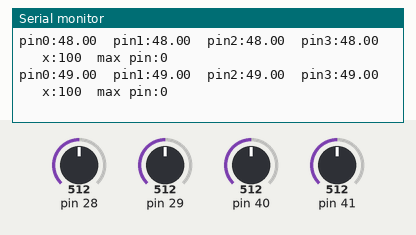
Recording of a sketch running on a simulated Teensy 4. On the bench: the last lines printed to the serial monitor. The test bench sets the inputs (shaded band); at power-on: pin 28 = 512, pin 29 = 512, pin 40 = 512, pin 41 = 512.

Above: at 1.2 s.
1.3 s: pin 28 set to 716
At 1.46 s:
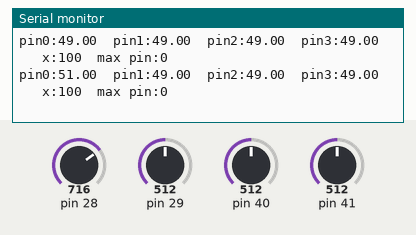
2.8 s: pin 29 set to 716
At 2.93 s:
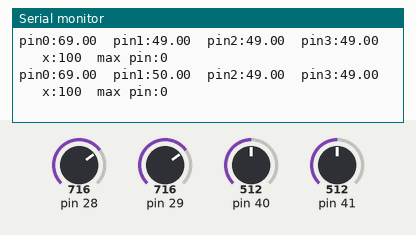
4.3 s: pin 40 set to 716
At 4.41 s:
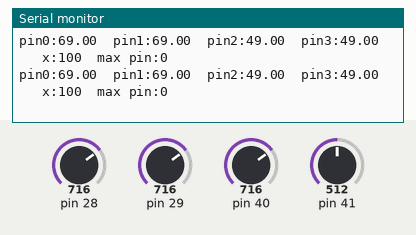
5.8 s: pin 41 set to 716
At 5.88 s:
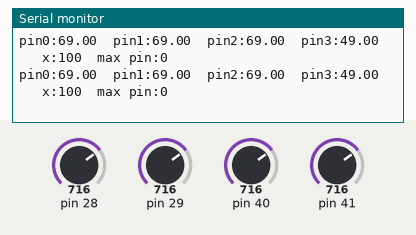
7.3 s: pin 28 set to 992
At 7.36 s:
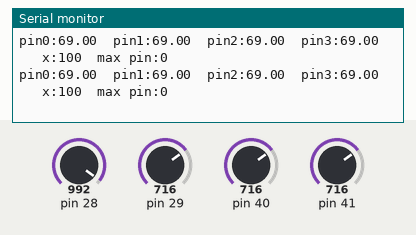
8.8 s: pin 29 set to 992
At 8.84 s:
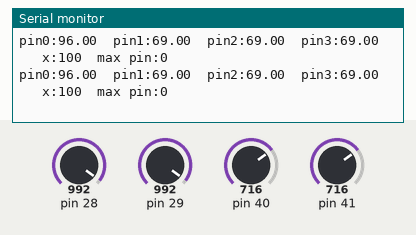
Timing chart, 0 to 11.3 s (numbered marks = the images above; inputs shaded):
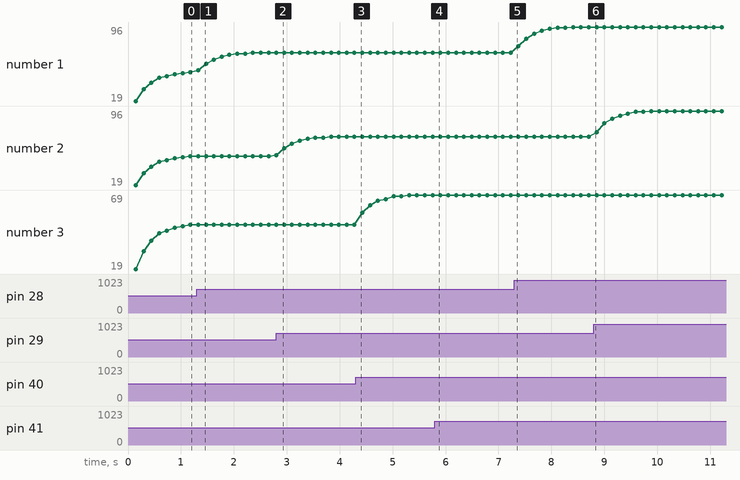

The sketch:

test_proximity.ino
```cpp
/*----------------------------------------------------------------------
 * Simple test program for Sensors module "proximity" feature.
 * Prints a stream of numbers, one column per track, of what it senses
 * on the four input channels.
 *
 * Note: this is intended to be used with the Arduino IDE's "serial
 * monitor" window, which will graph the proximity values.
 ----------------------------------------------------------------------*/

#include "TeensyUtils.h"
#include "Sensors.h"

int led_cycle   = 0;
Sensors *t;

void setup() {
  TeensyUtils *tu = TeensyUtils::setup();
  t = Sensors::setup(tu);
}

void loop() {
  float sensorValues[NUM_CHANNELS];
  float maxSensorValue = 0.0;
  int   maxSensorNumber = -1;

  for (int sensorNumber = 0; sensorNumber < NUM_CHANNELS; sensorNumber++) {
    sensorValues[sensorNumber] = t->getProximityPercent(sensorNumber);
    if (sensorValues[sensorNumber] > maxSensorValue) {
      maxSensorValue = sensorValues[sensorNumber];
      maxSensorNumber = sensorNumber;
    }
  }

  int led_percent = int(sensorValues[1]);
  if (led_cycle < led_percent)
    digitalWrite(TC_LED_PIN, HIGH);
  else
    digitalWrite(TC_LED_PIN, LOW);
  led_cycle++;
  if (led_cycle > 99) {
    led_cycle = 0;
    for (int sensorNumber = 0; sensorNumber < NUM_CHANNELS; sensorNumber++) {
      Serial.print("pin");
      Serial.print(sensorNumber);
      Serial.print(":");
      Serial.print(sensorValues[sensorNumber]);
      Serial.print("  ");
    }
    Serial.print("  x:100  max pin:");         // prevents Arduino IDE serial monitor from auto-scaling
    Serial.println(maxSensorNumber);
  }
  delay(1);
}
```

Measured:
- after the input at 1.3 s, the serial monitor: prints a new line at once (image 1)
- after the input at 2.8 s, the serial monitor: prints a new line at once (image 2)
- plotted number 1: 49 → 69 after the input at 1.3 s, 69 → 96 after the input at 7.3 s
